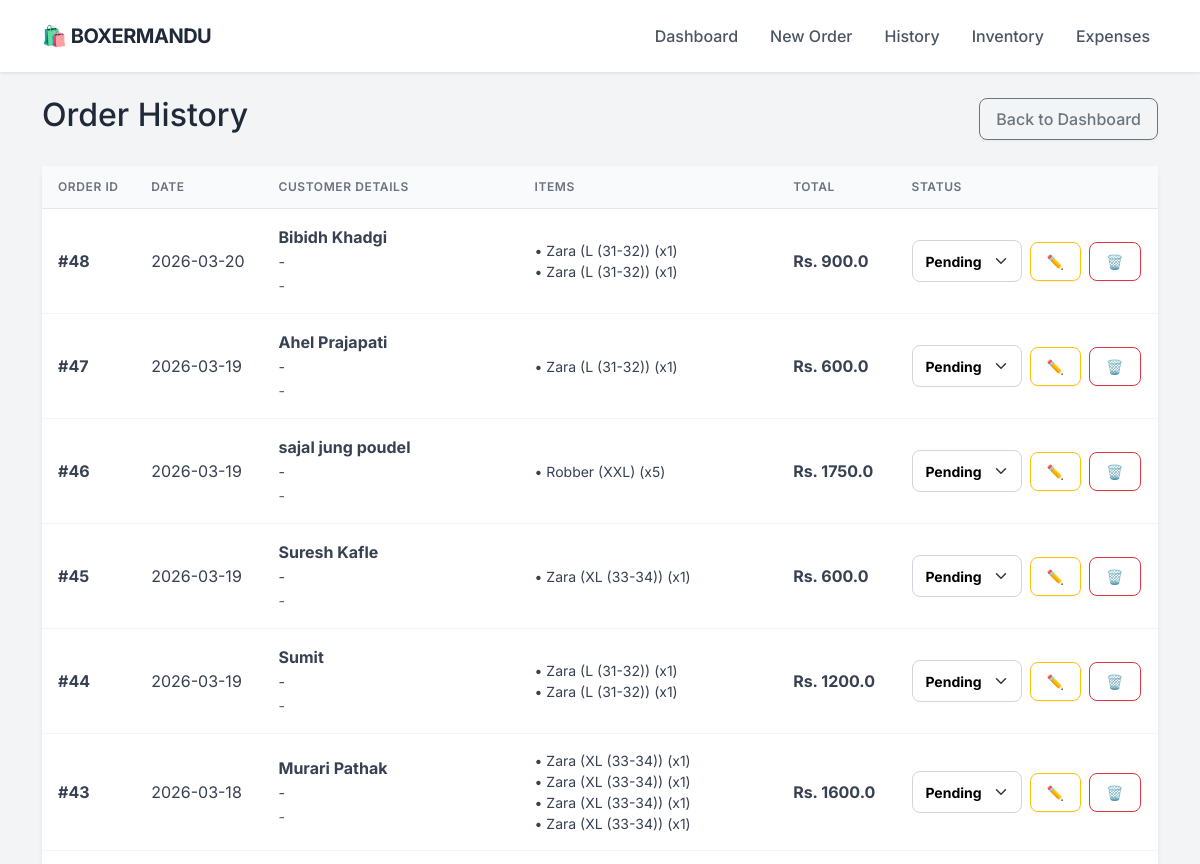
The page /orders (upper part) on the database as committed earlier.
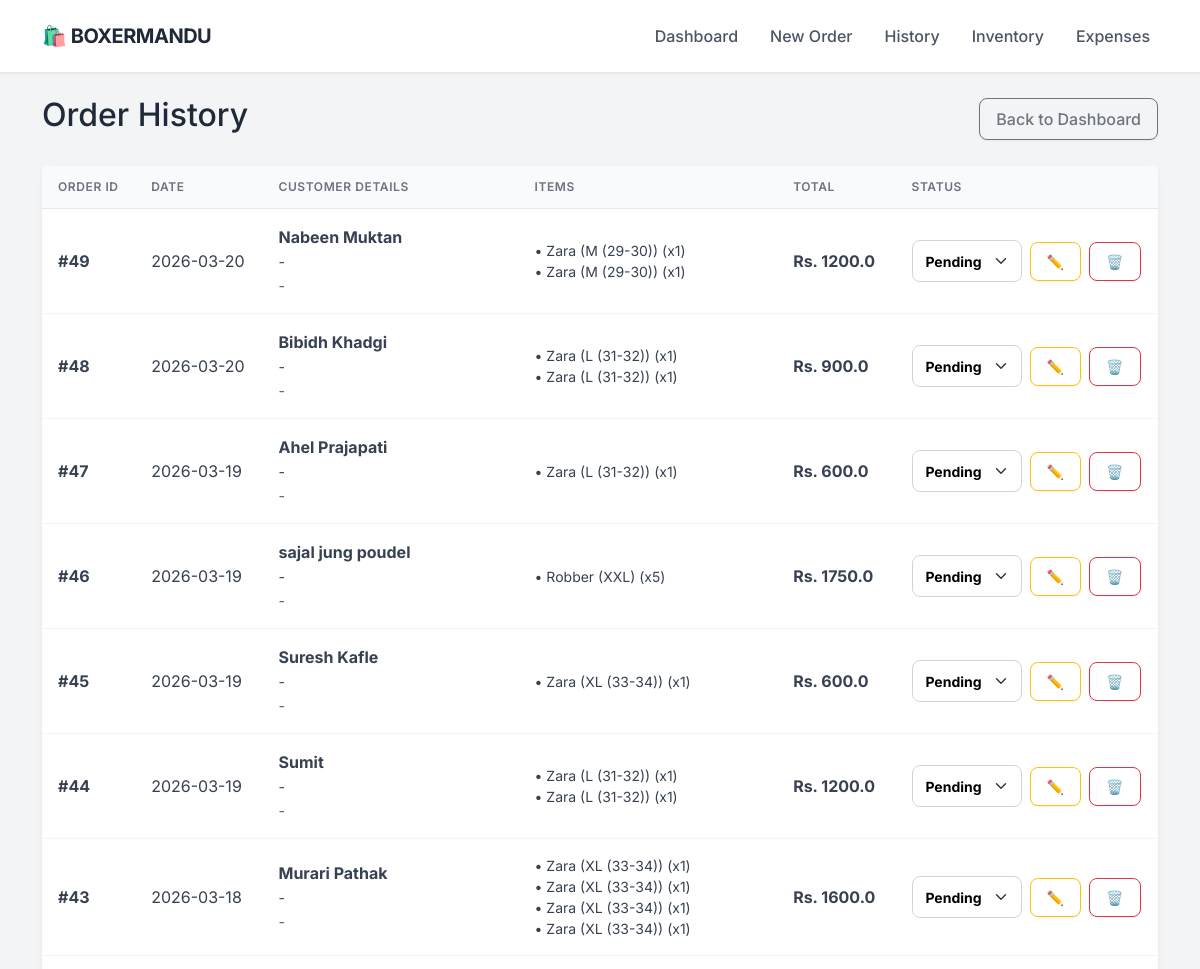
The same page on the database as committed later.
### app.py (models this page shows)
class Order(db.Model):
    id = db.Column(db.Integer, primary_key=True)
    customer_name = db.Column(db.String(100), nullable=False)
    phone = db.Column(db.String(20), nullable=False)
    address = db.Column(db.String(200), nullable=True)
    date = db.Column(db.DateTime, default=datetime.utcnow)
    total_amount = db.Column(db.Float, default=0.0)
    profit = db.Column(db.Float, default=0.0)
    status = db.Column(db.String(20), default='Pending')
    items = db.relationship('OrderItem', backref='order', lazy=True)

class OrderItem(db.Model):
    id = db.Column(db.Integer, primary_key=True)
    order_id = db.Column(db.Integer, db.ForeignKey('order.id'), nullable=False)
    product_id = db.Column(db.Integer, db.ForeignKey('product.id'), nullable=False)
    quantity = db.Column(db.Integer, nullable=False)
    discount = db.Column(db.Float, default=0.0)
    subtotal = db.Column(db.Float, nullable=False)
    product_name = db.Column(db.String(100))

### app.py (the view)
@app.route('/orders')
def order_history():
    all_orders = Order.query.order_by(Order.date.desc()).all()
    return render_template('orders.html', orders=all_orders)

### templates/orders.html (shortened to what this page needs)
{% extends "layout.html" %}
{% block content %}
<div class="d-flex justify-content-between align-items-center mb-4">
    <h2>Order History</h2>
    <a href="/" class="btn btn-outline-secondary">Back to Dashboard</a>
</div>
<div class="card shadow-sm">
    <div class="card-body p-0">
        <table class="table table-hover mb-0 align-middle">
            <thead class="table-light">
                <tr>
                    <th>Order ID</th>
                    <th>Date</th>
                    <th>Customer Details</th>
                    <th>Items</th>
                    <th>Total</th>
                    <th>Status</th>
                </tr>
            </thead>
            <tbody>
                {% for order in orders %}
                <tr>
                    <td><strong>#{{ order.id }}</strong></td>
                    <td>{{ order.date.strftime('%Y-%m-%d') }}</td>
                    <td>
                        <strong>{{ order.customer_name }}</strong><br>
                        <small>{{ order.phone }}</small><br>
                        <small class="text-muted">{{ order.address }}</small>
                    </td>
                    <td>
                        <ul class="list-unstyled mb-0 small">
                        {% for item in order.items %}
                            <li>• {{ item.product_name }} (x{{ item.quantity }})</li>
                        {% endfor %}
                        </ul>
                    </td>
                    <td><strong>Rs. {{ order.total_amount }}</strong></td>
                    <td>
                        <div class="d-flex gap-2 align-items-center">
                            <form action="/update_status/{{ order.id }}" method="POST">
                                <select name="status" class="form-select form-select-sm"
                                        style="width: 110px; font-weight: bold;
                                        color: {{ 'green' if order.status == 'Delivered' else ('blue' if order.status == 'Shipped' else 'black') }}"
                                        onchange="this.form.submit()">
                                    <option value="Pending" {% if order.status == 'Pending' %}selected{% endif %}>Pending</option>
                                </select>
                            </form>
                            <a href="/edit_order/{{ order.id }}" class="btn btn-sm btn-outline-warning" title="Edit Order">✏️</a>
                            <a href="/delete_order/{{ order.id }}"
                               class="btn btn-sm btn-outline-danger"
                               onclick="return confirm('Are you sure? This will delete the order and RESTORE the stock.')"
                               title="Delete Order">
                                🗑️
                            </a>
                        </div>
                    </td>
                </tr>
                {% endfor %}
            </tbody>
        </table>
    </div>
</div>
{% endblock %}

### templates/layout.html (shortened to what this page needs)
<!DOCTYPE html>
<html lang="en">
<head>
    <link href="https://cdn.jsdelivr.net/npm/bootstrap@5.3.0/dist/css/bootstrap.min.css" rel="stylesheet">
</head>
<body>
    <nav class="navbar navbar-expand-lg sticky-top">
        <div class="container">
            <a class="navbar-brand" href="/">
                🛍️ BOXERMANDU
            </a>
            <div class="collapse navbar-collapse" id="navbarNav">
                <ul class="navbar-nav ms-auto">
                    <li class="nav-item"><a class="nav-link" href="/">Dashboard</a></li>
                    <li class="nav-item"><a class="nav-link" href="/new_order">New Order</a></li>
                    <li class="nav-item"><a class="nav-link" href="/orders">History</a></li>
                    <li class="nav-item"><a class="nav-link" href="/inventory">Inventory</a></li>
                    <li class="nav-item"><a class="nav-link" href="/expenses">Expenses</a></li>
                </ul>
            </div>
        </div>
    </nav>
    <div class="container py-4">
        {% block content %}{% endblock %}
    </div>
</body>
</html>

### templates/layout.html (style rules this page uses)
:root { --primary-color: #2563eb; --bg-color: #f3f4f6; --text-dark: #1f2937; --card-shadow: 0 4px 6px -1px rgba(0, 0, 0, 0.1), 0 2px 4px -1px rgba(0, 0, 0, 0.06); }
body { font-family: 'Inter', sans-serif; background-color: var(--bg-color); color: var(--text-dark); }
.navbar { background-color: #ffffff; box-shadow: 0 1px 3px rgba(0,0,0,0.1); padding: 1rem 0; }
.navbar-brand { font-weight: 700; color: var(--text-dark) !important; font-size: 1.25rem; letter-spacing: -0.5px; }
.nav-link { color: #4b5563 !important; font-weight: 500; margin-left: 1rem; transition: color 0.2s; }
.card { border: none; border-radius: 12px; box-shadow: var(--card-shadow); background: #ffffff; transition: transform 0.2s; }
.btn { border-radius: 8px; font-weight: 500; padding: 0.5rem 1rem; box-shadow: 0 1px 2px 0 rgba(0, 0, 0, 0.05); }
.table { margin-bottom: 0; }
.table thead th { background-color: #f9fafb; color: #6b7280; font-size: 0.75rem; text-transform: uppercase; letter-spacing: 0.05em; font-weight: 600; border-bottom: 1px solid #e5e7eb; padding: 0.75rem 1rem; }
.table tbody td { padding: 1rem 1rem; vertical-align: middle; color: #374151; border-bottom: 1px solid #f3f4f6; }
.form-control, .form-select { border-radius: 8px; border: 1px solid #d1d5db; padding: 0.6rem 0.8rem; }

Rows that differ between the two databases and show on the page:
added Order: id "49", date "2026-03-20", customer_name "Nabeen Muktan", phone "-", address "-", total_amount "1200.0", status "Pending"
added OrderItem: product_name "Zara (M (29-30))", quantity "1", shown under "49"
added OrderItem: product_name "Zara (M (29-30))", quantity "1", shown under "49"
